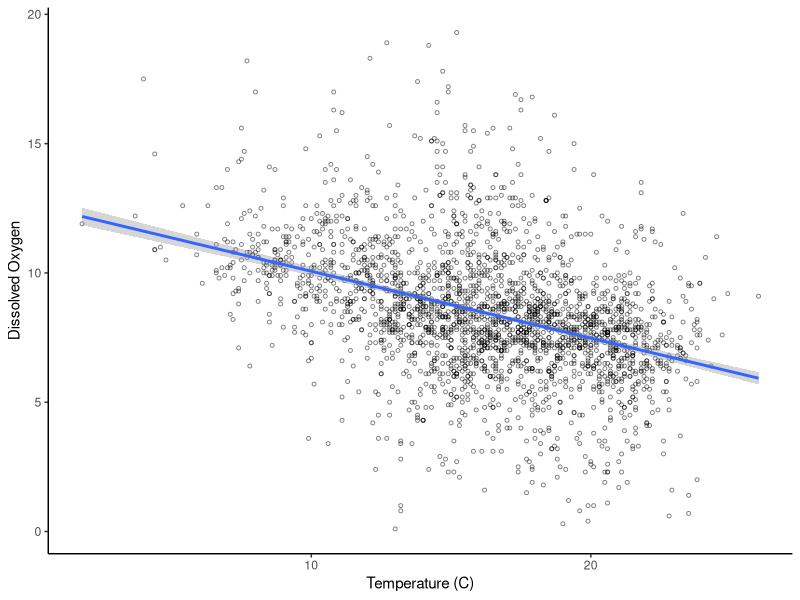
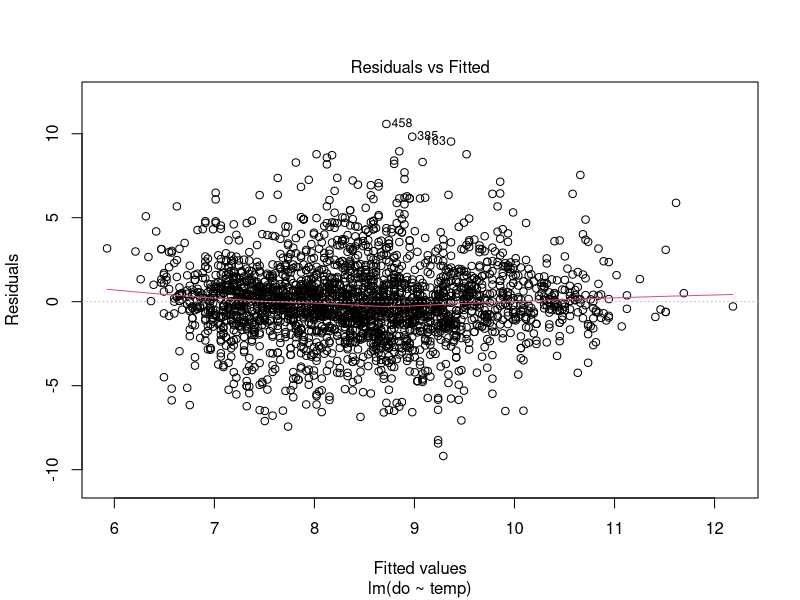
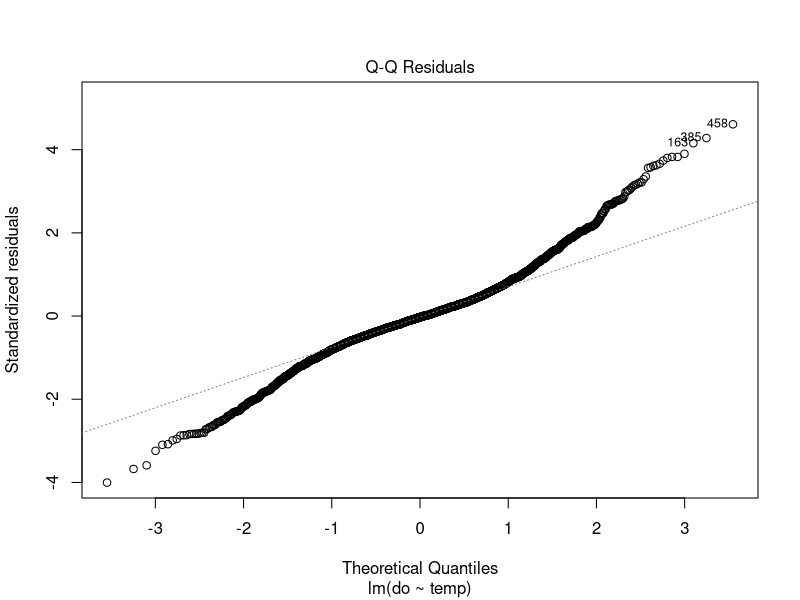
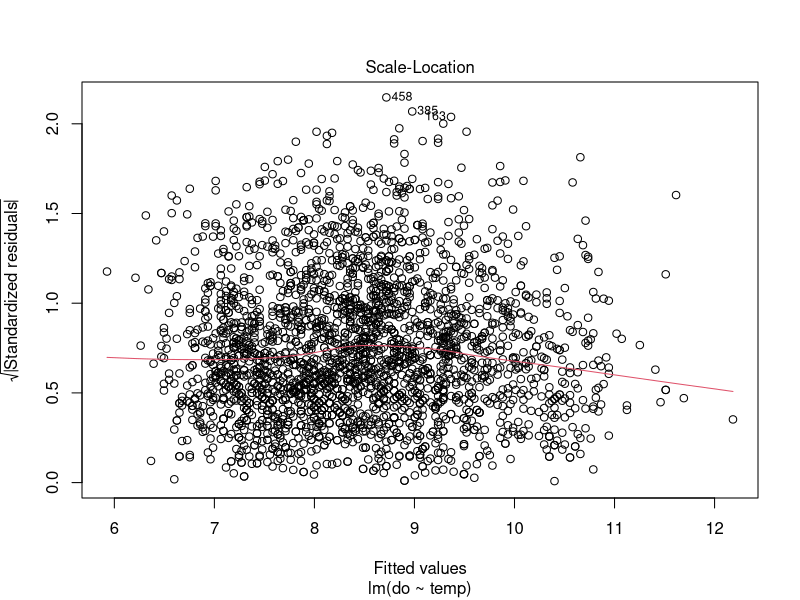
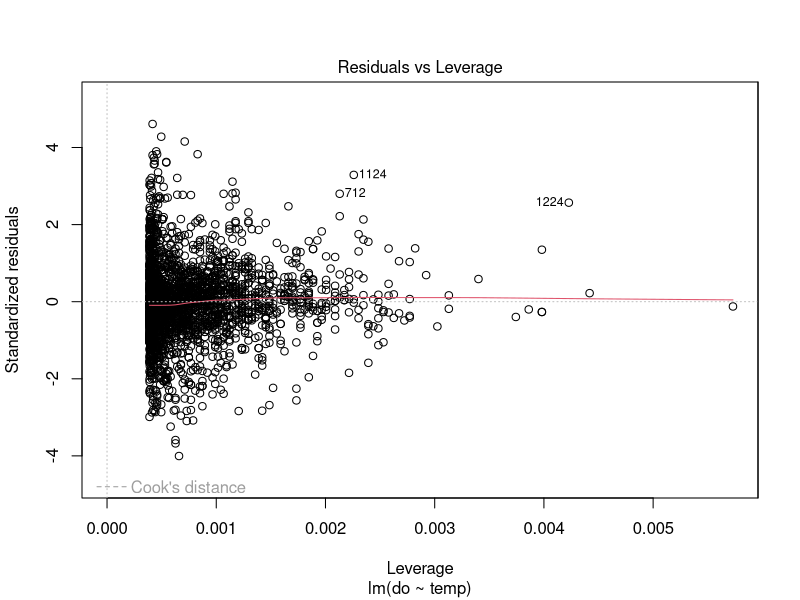
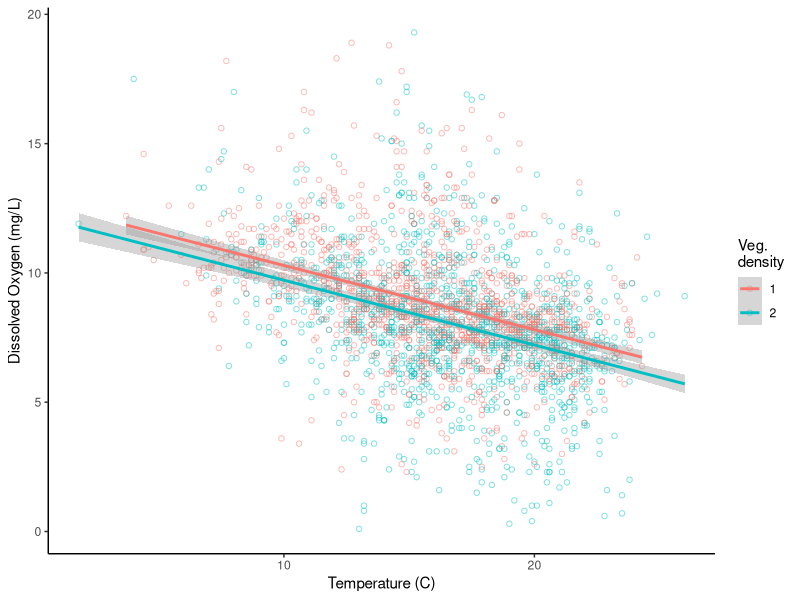

Generate these figures, in order, with R:
## ---- chunk 1
library(tidyverse)

umr_wide <- read_csv("data/umr_counts_wide.csv")

umr_sub <- umr_wide %>%
  filter(do < 20, 
         !is.na(vegd))
## ---- chunk 2
ggplot(umr_sub, 
       aes(temp, do))+
  geom_point(alpha = .5, pch = 21, size = 1)+
  geom_smooth(method = "lm") +
  labs(x = "Temperature (C)", y = "Dissolved Oxygen")+
  theme_classic()

## ---- chunk 3
lm.mod <- lm(do ~ temp,
           data = umr_sub)
## ---- chunk 4
mod_summ <- summary(lm.mod)
mod_summ
## ---- chunk 5
plot(lm.mod, which = 1)
## ---- chunk 6
plot(lm.mod, which = 2)
## ---- chunk 7
plot(lm.mod, which = 3)
## ---- chunk 8
plot(lm.mod, which = 5)
## ---- chunk 9
umr_sub <- mutate(umr_sub, 
                  vegd = as.factor(vegd))
## ---- chunk 10
ggplot(umr_sub, 
       aes(temp, do, color = vegd))+
  geom_point(alpha = .5, pch = 21, size = 1.5)+
  geom_smooth(method = "lm")+
  labs(x = "Temperature (C)", y = "Dissolved Oxygen (mg/L)", color = "Veg.\ndensity")+
  theme_classic()
## ---- chunk 11
ancov.mod <- lm(do ~ temp + vegd, 
                data = umr_sub)

summary(ancov.mod)
